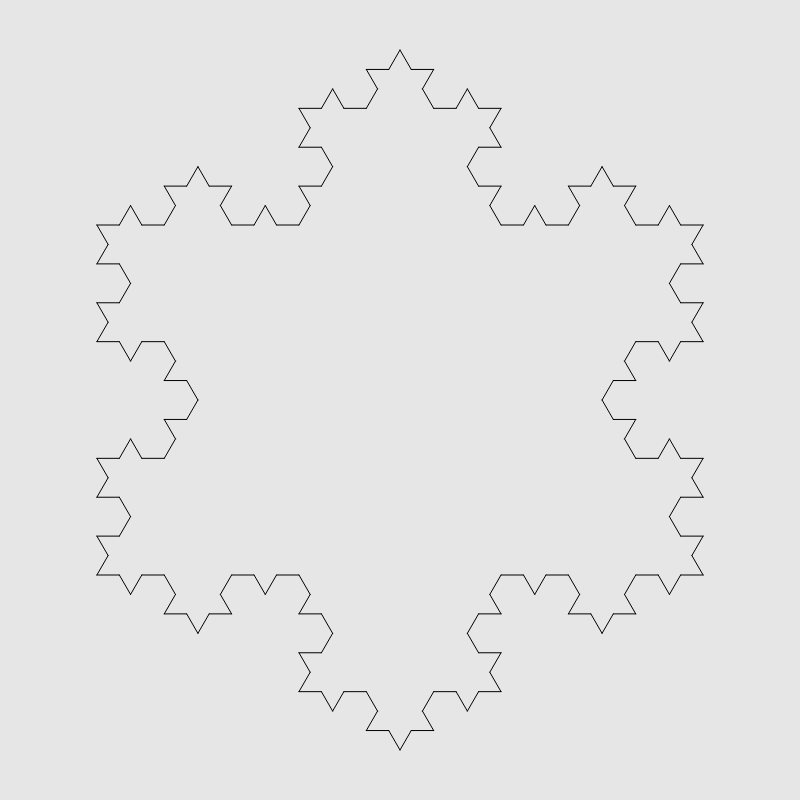
Frame 1 (no input)
Frame 60 (no input): identical to frame 1, image omitted
Frame 120 (the mouse pressed at the canvas centre since frame 60): identical to frame 1, image omitted

The p5.js sketch that drew this single still picture (run headless with seeded random() and noise() and a simulated clock; from frame 60 on, the mouse is pressed at the canvas centre):

// p5.js sketch
// ── sketch.js
// Tatjana Minčika tm23016

let p1, p2, p3, slider;

// uzstāda lietas pirms zīmēšanas
function setup() {
  const size = 800;
  createCanvas(size, size);

  // dināmiski izvēlas sākotnēja vienādmalu trijstūra virsotnes, zīmējot to iekš riņķa līnijas audekļa centrā
  const center = size/2;
  const radius = center - 50;
  p1 = createVector(center + radius * Math.cos(-90 * Math.PI / 180), center + radius * Math.sin(-90 * Math.PI / 180));
  p2 = createVector(center + radius * Math.cos(30 * Math.PI / 180), center + radius * Math.sin(30 * Math.PI / 180));
  p3 = createVector(center + radius * Math.cos(150 * Math.PI / 180), center + radius * Math.sin(150 * Math.PI / 180));

  // izveido slīdni, kas ļauj izmainīt sniegpārslas detalizāciju/dziļumu
  slider = createSlider(0, 6, 3, 1);
  slider.size(size);
}

// rekursīvi zīmē sniegpārslas segmentu (līniju)
// a, b - punkti; depth - dziļums
function drawSegment(a, b, depth) {
  if (depth === 0) {
    line(a.x, a.y, b.x, b.y);
  } else {
    // atrod 1/3 punktu un 2/3 punktu uz nogriežņa starp dotajiem a un b
    let div1 = p5.Vector.lerp(a, b, 1/3);
    let div2 = p5.Vector.lerp(a, b, 2/3);
    // atrod virsotni, kas veido ar div1 un div2 vienādmalu trijstūri -
    // aprēķina vektoru no div1 uz div2, pagriež to  uz -60°, jo vienādmalu trijstūra leņķi ir 60°,
    // un saskaita ar div1
    let peak = p5.Vector.add(div1, p5.Vector.rotate(p5.Vector.sub(div2, div1), radians(-60)));

    // zīmē visas līnijas a->div1->peak->div2->b
    drawSegment(a, div1, depth-1);
    drawSegment(div1, peak, depth-1);
    drawSegment(peak, div2, depth-1);
    drawSegment(div2, b, depth-1);
  }
}

// pastāvīgi zīmē uz audekļa
function draw() {
  background(230); // fona krāsa

  // iegūst pašreizējo detalizācijas/dziļuma vērtību un zīmē atbilstošo sniegpārslu
  let currDepth = slider.value();
  drawSegment(p1, p2, currDepth);
  drawSegment(p2, p3, currDepth);
  drawSegment(p3, p1, currDepth);
}
